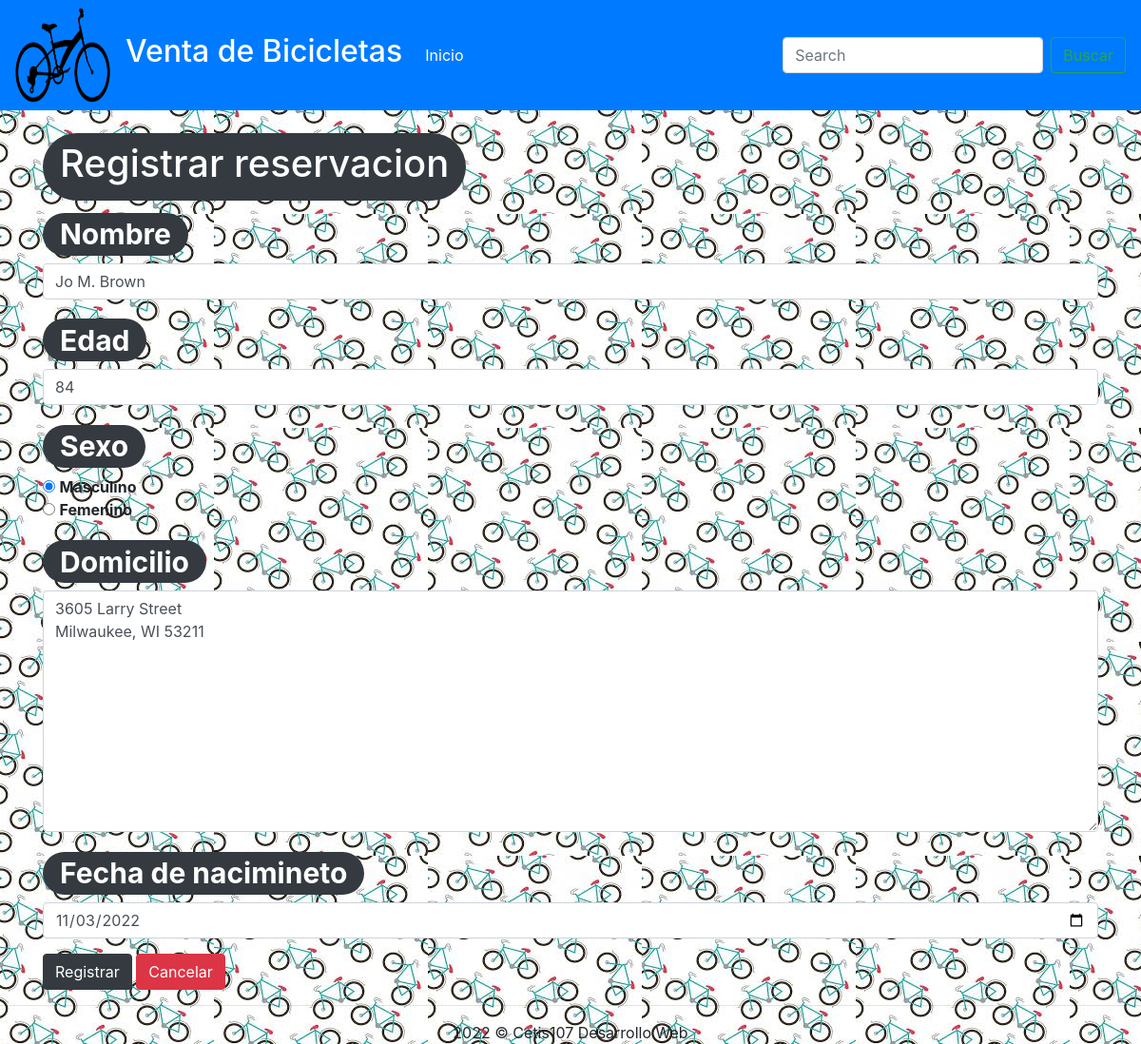
The page /bici/bici/PracticaWebDatos/actualizarRegistro.php?id=2 on the database its author committed.
### tables this page shows
CREATE TABLE `cliente` (
  `id` int(11) NOT NULL,
  `nombre` varchar(100) NOT NULL,
  `edad` int(11) NOT NULL,
  `sexo` bit(1) NOT NULL,
  `domicilio` varchar(100) NOT NULL,
  `fecha_nacimiento` date NOT NULL
);

### bici/bici/PracticaWebDatos/actualizarRegistro.php (the view, shortened to what this page needs)
<!DOCTYPE html>
<html lang="en">
<head>
    <link rel="stylesheet" href="css/bootstrap.css">
</head>
<body  background="imagenes/fondo.jpg">
    <?php
        include 'conexion.php';
        $id = $_GET["id"];
        $sql = "SELECT * FROM cliente WHERE id=" . $id;
        $resultado = $conexion->query($sql);
        $registro = $resultado->fetch_assoc();
    ?>
    <?php include 'menu.php'; ?>
    <br>
    <div class="container">
        <div class="row">
            <div class="col-12">
            <h1><span class="badge badge-pill badge-dark"><h1>Registrar reservacion</h1></span></h1>
                <form method="post" action="guardarRegistro.php">
                    <div class="form-group">
                    <h1><span class="badge badge-pill badge-dark">Nombre</span></h1>
                        <input value="<?php echo $registro["nombre"]; ?>" type="text" class="form-control" name="nombre" placeholder="Teclea el nombre">
                    </div>
                    <div class="form-group">
                    <h1><span class="badge badge-pill badge-dark">Edad</span></h1>
                        <input value="<?php echo $registro["edad"]; ?>" type="number" class="form-control" name="edad" placeholder="Teclea la edad">
                    </div>
                    <h1><span class="badge badge-pill badge-dark">Sexo</span></h1>
                    <div class="form-group">
                    <?php
                        if($registro["sexo"]){
                            echo "<input type='radio' name='sexo' value='1' checked>  <b> Masculino</b><br>";
                            echo "<input type='radio' name='sexo' value='0'>    <b>Femenino </b><br>";
                        } else {
                            echo "<input type='radio' name='sexo' value='1'>   <b>Masculino</b><br>";
                            echo "<input type='radio' name='sexo' value='0' checked> <b> Femenino</b><br>";
                        }
                    ?>
                    </div>
                    <div class="form-group">
                    <h1><span class="badge badge-pill badge-dark">Domicilio</span></h1>
                        <textarea name="domicilio" id="" cols="30" rows="10" class="form-control"><?php echo $registro["domicilio"] ?>
                        </textarea>
                    </div>
                    <div class="form-group">
                    <h1><span class="badge badge-pill badge-dark">Fecha de nacimineto</span></h1>
                        <input value="<?php echo $registro["fecha_nacimiento"]; ?>" type="date" class="form-control" name="fecha_nacimiento">
                    </div>
                    <div>
                        <input type="submit" class="btn btn-dark" value="Registrar">
                        <a href="consultarDatos.php" class="btn btn-danger">Cancelar</a>
                    </div>
                </form>
            </div>
        </div>
    </div>
    <footer class="text-center">
        <hr>
        2022 &copy; Cetis107 Desarrollo Web
    </footer>
</body>
</html>

### rows shown on the page
cliente: nombre "Jo M. Brown", edad "84", domicilio "3605 Larry Street Milwaukee, WI 53211", fecha_nacimiento "11/03/2022"
